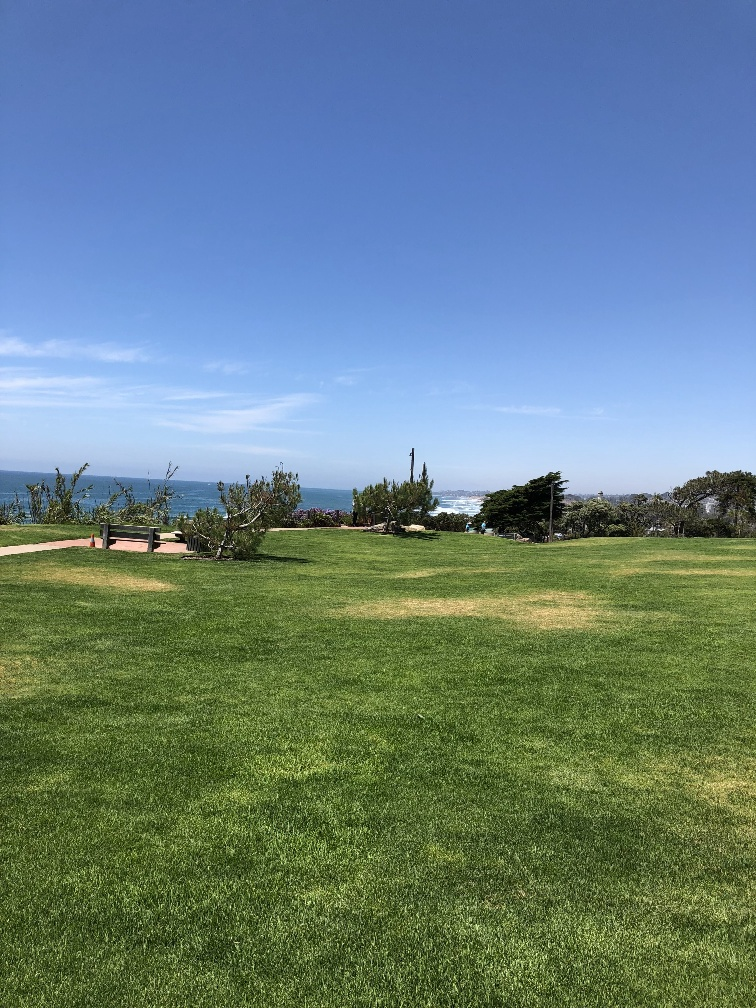
#> input picture applications/generate_panorama_using_homography/scene2.jpg, 756 x 1008 px, found by its file name; its folder holds 2 pictures in this run
$ python app.py   (older library calls are emulated)
#> lines starting #> are read from the running program, lines starting #| are printed output that depends on the picture
import cv2
import numpy as np
from data_path import DATA_PATH

# Creating a panorama for 2 images consists of the following steps:
#  - Find Keypoints and Descriptors for both images.
#  - Find Corresponding points by matching their Descriptors.
#  - Align second image with respect to first image using Homography.
#  - Warp the second image using Perspective Transformation.
#  - Combine the first image with the warped image to get the Panorama.


# This approach has some challenges:
# There might be visible seams at the boundary of the two images. This is because of the variation in lighting / exposure between the two images.
# The lighting variation might also require some color correction as the two images might not blend well after stitching.
# Difficult to extend to multiple images.

MAX_FEATURES = 500
GOOD_MATCHES_PERCENT = 0.5

# FIND KEYPOINTS AND DESCRIPTORS FOR EACH IMAGE
# Read 1st image of the scene, reference image
# img1 = cv2.imread(DATA_PATH + "scene1.jpg")
img1 = cv2.imread(DATA_PATH + "scene2.jpg")
#> img1 is the input picture: shape (1008, 756, 3); mean B, G, R 130.2, 128.6, 103.5
img1GS = cv2.cvtColor(img1, cv2.COLOR_BGR2GRAY)
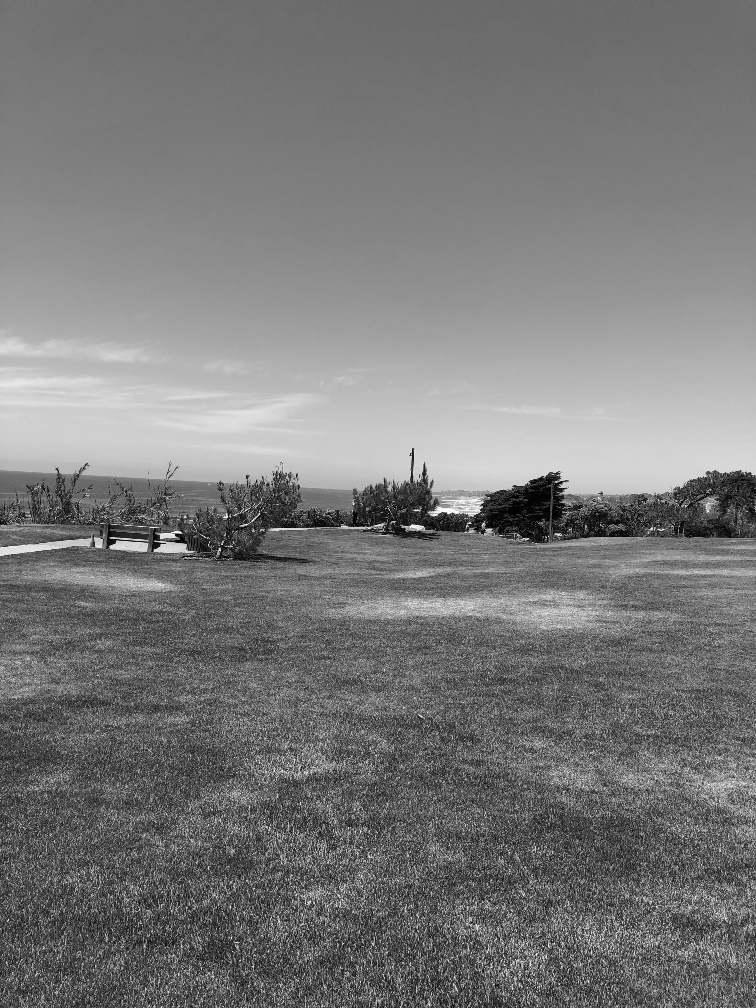
#> img1GS: shape (1008, 756); min 0, max 254, mean 121.3

# Read 3rd image of the scene, image to align with reference image
# img2 = cv2.imread(DATA_PATH + "scene2.jpg")
img2 = cv2.imread(DATA_PATH + "scene3.jpg")
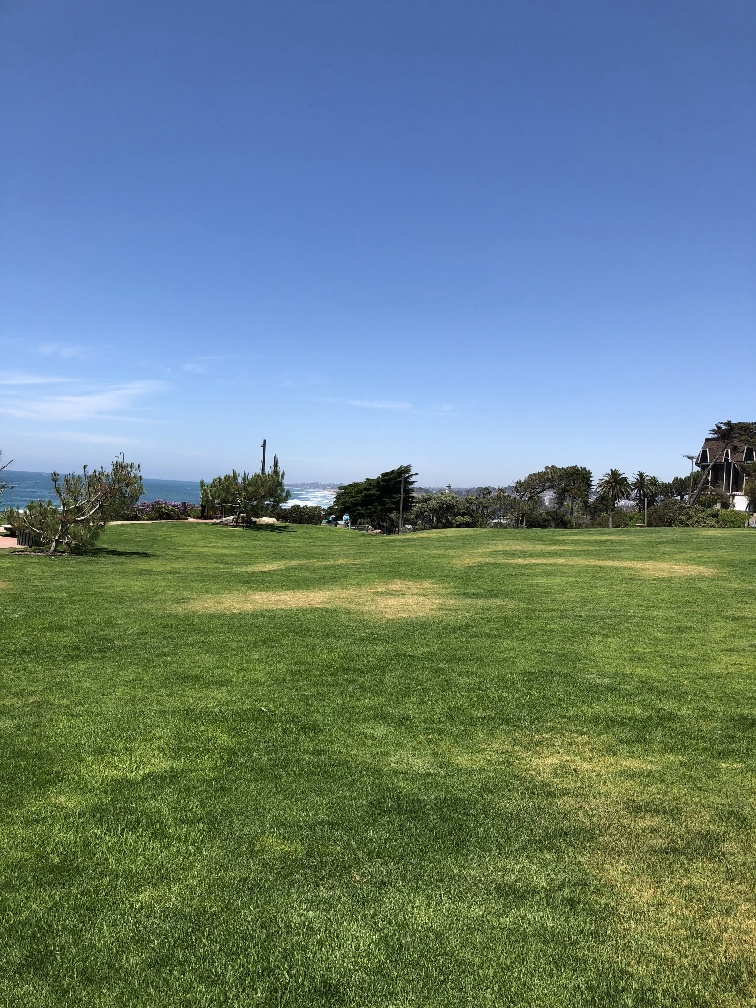
#> input picture applications/generate_panorama_using_homography/scene3.jpg, 756 x 1008 px, found by its file name
#> img2 is the input picture: shape (1008, 756, 3); mean B, G, R 128.7, 128.9, 104.7
img2GS = cv2.cvtColor(img2, cv2.COLOR_BGR2GRAY)
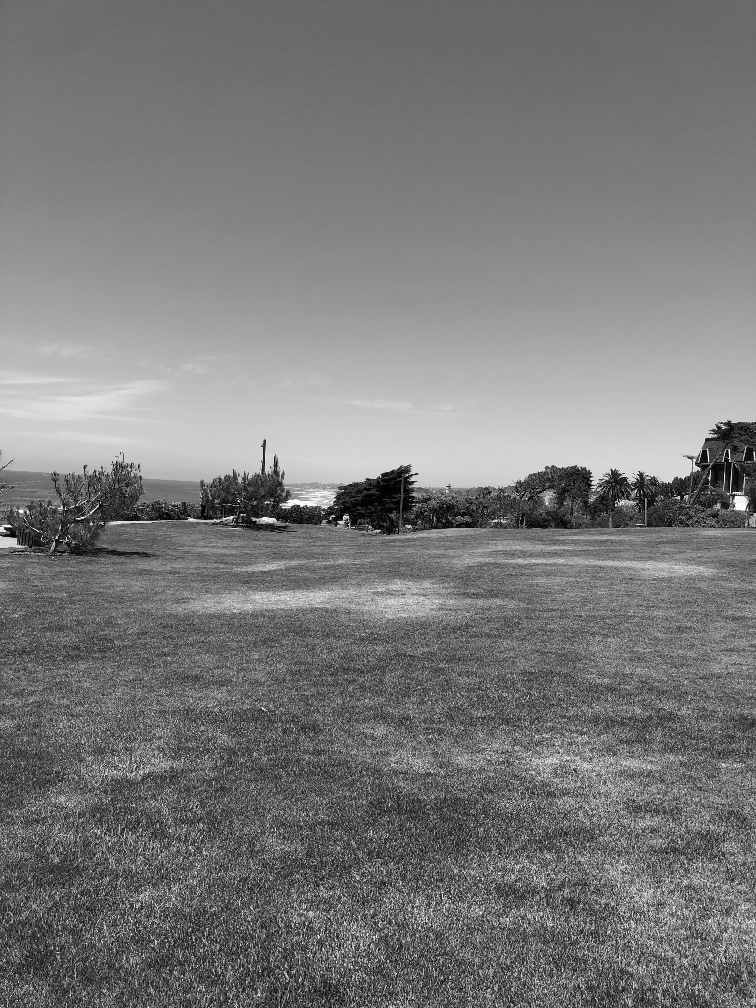
#> img2GS: shape (1008, 756); min 0, max 254, mean 121.6

orb = cv2.ORB().create(MAX_FEATURES)
keypoints1, descriptors1 = orb.detectAndCompute(img1GS, None)
#> keypoints1 = 500 keypoints; strongest (x, y, size): (175, 534, 31), (160, 537, 31), (175, 537, 31), (481, 507, 31)
keypoints2, descriptors2 = orb.detectAndCompute(img2GS, None)
#> keypoints2 = 500 keypoints; strongest (x, y, size): (346, 516, 31), (696, 465, 31), (339, 521, 31), (343, 517, 31)

img1Keypoints = cv2.drawKeypoints(
    img1,
    keypoints1,
    outImage=None,
    color=(255, 0, 0),
    flags=cv2.DRAW_MATCHES_FLAGS_DEFAULT,
)
cv2.imshow("Img1 Keypoints", img1Keypoints)

img2Keypoints = cv2.drawKeypoints(
    img2,
    keypoints2,
    outImage=None,
    color=(0, 0, 255),
    flags=cv2.DRAW_MATCHES_FLAGS_DEFAULT,
)
cv2.imshow("Img2 Keypoints", img2Keypoints)

# FIND MATCHING CORESPONDING POINTS
matcher = cv2.DescriptorMatcher().create(cv2.DESCRIPTOR_MATCHER_BRUTEFORCE_HAMMING)
matches = matcher.match(descriptors1, descriptors2, None)
#> matches = 500 matches

matches = sorted(matches, key=lambda x: x.distance, reverse=False)
goodMatchesCount = int(len(matches) * GOOD_MATCHES_PERCENT)
#> goodMatchesCount = 250
matches = matches[:goodMatchesCount]
#> matches = 250 matches

imgMatches = cv2.drawMatches(
    img1,
    keypoints1,
    img2,
    keypoints2,
    outImg=None,
    matches1to2=matches,
)
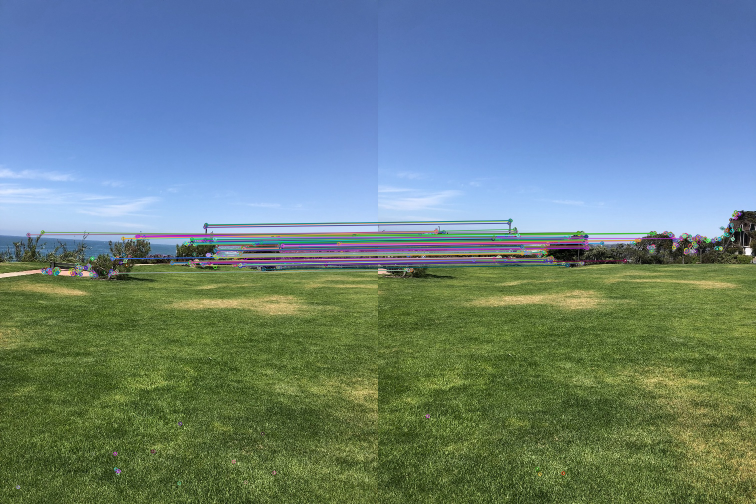
#> imgMatches: shape (1008, 1512, 3) (shown at 1/2 size); mean B, G, R 129.8, 128.8, 104.5
cv2.imshow("Features Matching", imgMatches)

# IMAGE ALIGNMENT USING HOMOGRAPHY
# After matching is done, the output ( matches ) has the following attributes :
# `matches.distance` - Distance between descriptors. Should be lower for better match.
# `matches.trainIdx` - Index of the descriptor in train descriptors
# `matches.queryIdx` - Index of the descriptor in query descriptors
# `matches.imgIdx` - Index of the train image.
# To simplify things, the `queryIdx` corresponds to points in image1 and `trainIdx` corresponds to points in image2.

points1 = np.zeros((len(matches), 2), dtype=np.float32)
#> points1 = 250 pairs, first value 0 to 0, second value 0 to 0
points2 = np.zeros((len(matches), 2), dtype=np.float32)
#> points2 = 250 pairs, first value 0 to 0, second value 0 to 0

for i, match in enumerate(matches):
    points1[i, :] = keypoints1[match.queryIdx].pt
    points2[i, :] = keypoints2[match.trainIdx].pt
#> after the loop, points1 = 250 pairs, first value 56.4 to 715, second value 449 to 546; points2 = 250 pairs, first value 60 to 606.5, second value 440.4 to 540

h, mask = cv2.findHomography(points2, points1, cv2.RANSAC)
#> h = [[0.789, -0.00986, 178.3], [-0.13, 0.9, 53.98], [-0.00025, -1.87e-05, 1]]; mask = 250 values, max 1 at index 0, min 0 at index 11, mean 0.816

# WARP IMAGE
img1Height, img1Width = img1.shape[:2]
#> img1Height = 1008; img1Width = 756
img2Height, img2Width = img2.shape[:2]
#> img2Height = 1008; img2Width = 756
print(img1.shape[:2], img2.shape[:2])
#| (1008, 756) (1008, 756)

img2Aligned = cv2.warpPerspective(img2, h, ((img2Width + img1Width), img1Height))
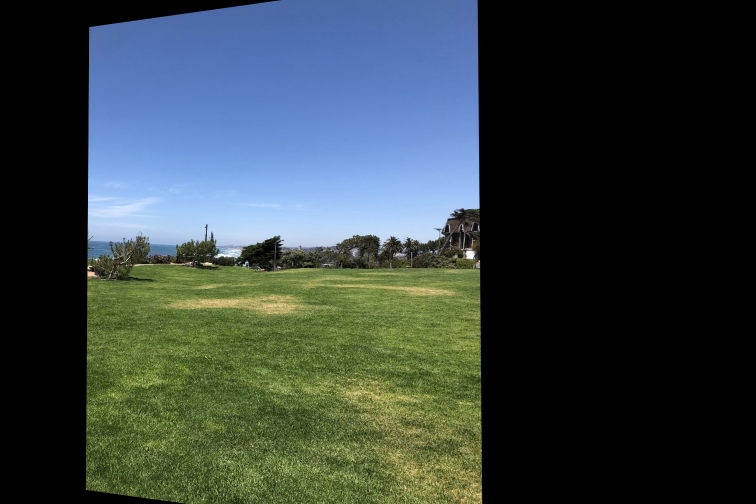
#> img2Aligned: shape (1008, 1512, 3) (shown at 1/2 size); mean B, G, R 66, 66.3, 54
cv2.imshow("Aligned scene", img2Aligned)

# STITCH IMAGE
stitchedImg = np.copy(img2Aligned)
stitchedImg[0:img1Height, 0:img1Width] = img1
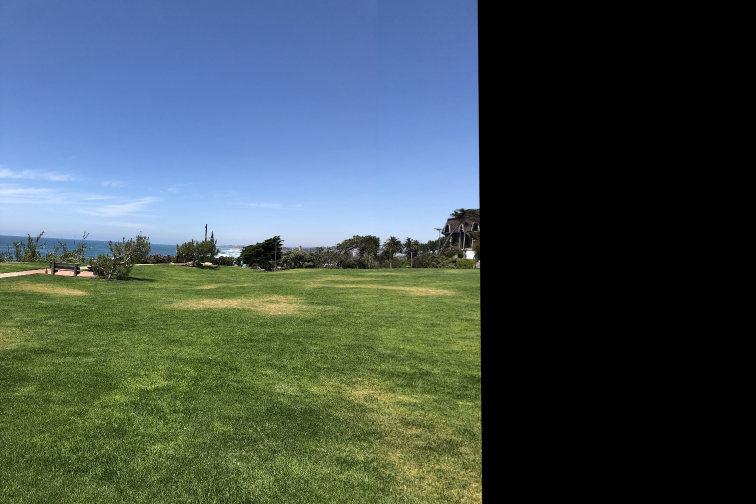
#> stitchedImg: shape (1008, 1512, 3) (shown at 1/2 size); mean B, G, R 82.6, 82.3, 66.9
cv2.imshow("Badly Stitched scene", stitchedImg)

cv2.waitKey(0)
cv2.destroyAllWindows()
